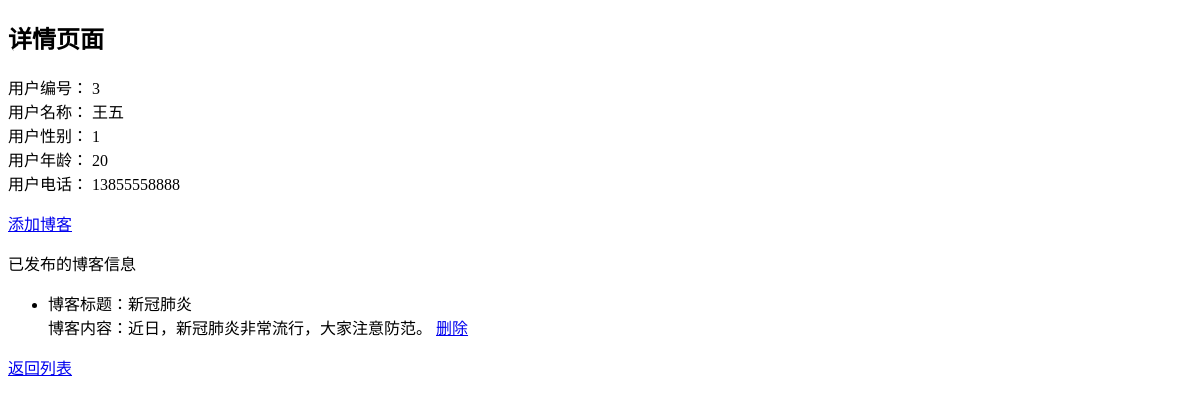
The page /detail/3/ on the database as committed earlier.
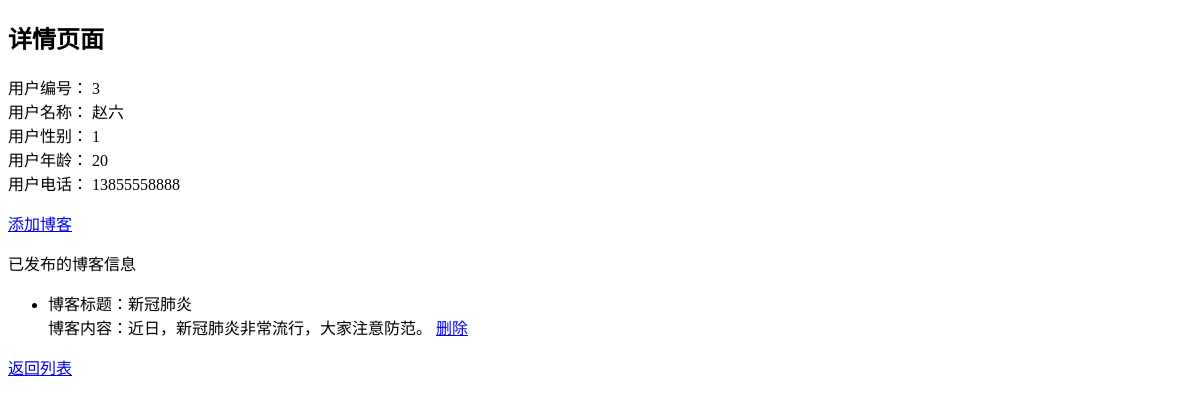
The same page on the database as committed later.
### blog/models.py (models this page shows, shortened)
class UserInfo(models.Model):
    username = models.CharField(max_length=50)
    password = models.CharField(max_length=50)
    gender = models.CharField(max_length=1, choices=(("1", "男"), ("0", "女")))
    age = models.IntegerField()
    phone = models.CharField(max_length=20)

### blog/views.py (the view)
# urls.py: url(r"^detail/(\d+)/$", detail, name="detail"),
def detail(request, id):
    print("这是传递的参数：%s"%(id,))
    userInfo = UserInfo.objects.get(pk=id)
    return render(request, "blog/detail.html", {"user": userInfo})

### template/blog/detail.html (shortened to what this page needs)
<!DOCTYPE html>
<html lang="en">
<head>
</head>
<body>
    <h2>详情页面</h2>
    <div>
        <label for="{{ user.id }}">用户编号： {{ user.id }}</label><br/>
        <label for="{{ user.username }}">用户名称： {{ user.username }}</label><br/>
        <label for="{{ user.gender }}">用户性别： {{ user.gender }}</label><br/>
        <label for="{{ user.age }}">用户年龄： {{ user.age }}</label><br/>
        <label for="{{ user.phone }}">用户电话： {{ user.phone }}</label><br/>
    </div>
    <p><a href="{% url 'blog:addblog' user.id %}">添加博客</a></p>
    {% if user.bloginfo_set.all %}
    <p>已发布的博客信息</p>
    <ul>
        {% for blog in user.bloginfo_set.all %}
            <li>
                博客标题：{{blog.title}}<br>
                博客内容：{{blog.content}}
                <a href="{% url 'blog:deleteblog' blog.id %}">删除</a>
            </li>
        {% empty %}
            <p>没有发布博客信息</p>
        {% endfor %}
    </ul>
    {% else %}
        <p>没有发布博客信息</p>
    {% endif %}
    <p><a href="{% url 'blog:list' %}">返回列表</a></p>
</body>
</html>

Rows that differ between the two databases and show on the page:
changed UserInfo id 3: username "王五" → "赵六"
